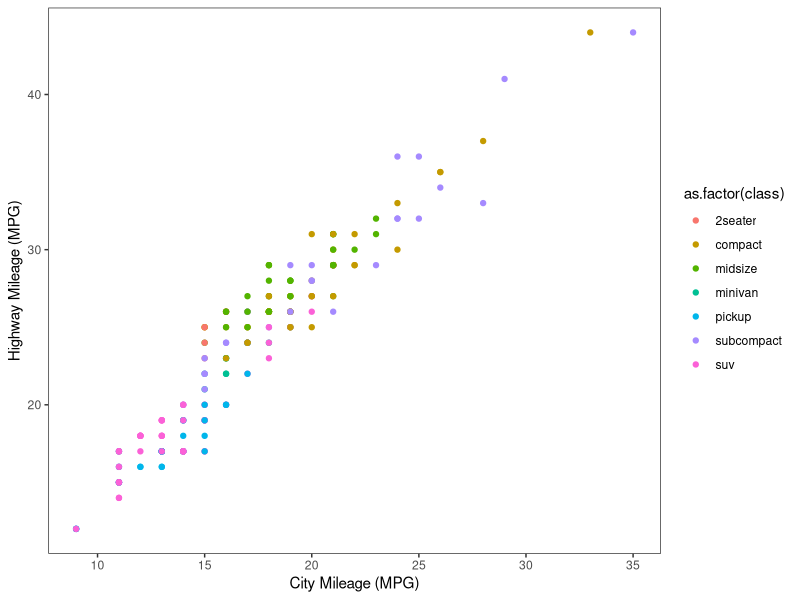
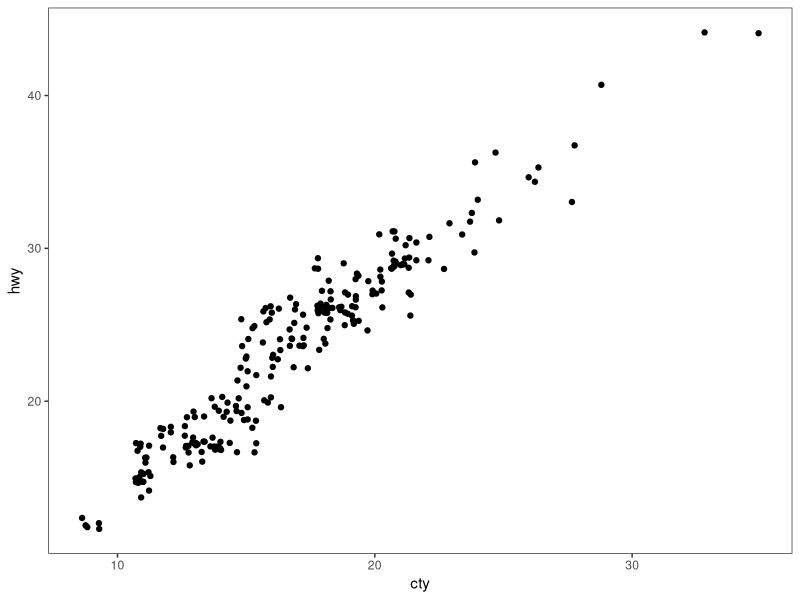

The R source for these figures, in order: (Note: this script raises an error after producing the figures.)
# ---------------------------------------------------------- #
#### MODULE 3: Plot even more data!                       ####               
# ---------------------------------------------------------- #

## OBJECTIVE:
# 1. To develop a "grammar of graphics".
# 2. To become comfortable using ggplot2 for exploratory data visualization.


# ---------------------------------------------------------- #
#### SET UP:                                              ####
# ---------------------------------------------------------- #
# REMINDER: In RStudio, open the Rproject for our course (UNCG_DataWrangling), 
# pull any changes from GitHub, and navigate to the branch you created for 
# yourself (just a single branch for the whole semester) in RStudio's Git tab.
# Open this week's assignment in this new branch to complete and submit on GitHub.
# Ideally, you'll commit your answers a bit at a time as you work through
# this assignment, rather than committing all at once at the end.

# Reminder of some helpful resources for graphing in R:
# ggplot Cookbook: http://www.cookbook-r.com/Graphs/
# Official ggplot2 Book: https://ggplot2-book.org/
# Themes in ggplot2: https://ggplot2-book.org/polishing.html#themes

# In ggplot2, aesthetic means “something you can see”. Each aesthetic is a
# mapping between a visual cue and a variable.
# Examples include:
# position (i.e., on the x and y axes)
# color (“outside” color)
# fill (“inside” color)
# shape (of points)
# line type
# size

# Each type of geometric object (geom) accepts only a subset of all aesthetics.
# Refer to the geom help pages to see what mappings each geom accepts. Aesthetic
# mappings are set with the aes() function.

# TASK: We will be using the ggplot2 package for graphing. Fortunately, ggplot2 
# is nested within the tidyverse package (along with many others).
# Start by writing code to load the tidyverse library.
# HINT: see the end of assignment #1 if you forgot how to load a package.

library(tidyverse)

# TASK: Write code below to set your theme to black and white and both your major
# AND minor gridlines to element_blank for all plots you'll be making today.
# HINT: Check back to last week's assignment section 1.9 for setting themes for
# all plots

theme_set(theme_bw())
theme_update(panel.grid.major = element_blank(), panel.grid.minor=element_blank())

# ---------------------------------------------------------- #
#### 1.0 CORRELATION                                      ####
# ---------------------------------------------------------- #

# We learned how to make correlations last week, but it never hurts to get
# more practice! Let's start by using a data set built into ggplot2.
# The mpg dataset looks at the gas efficiency of different cars. Run the following
# code to load the data:
data(mpg, package = "ggplot2")

# TASK: Create a scatterplot (i.e., a dot plot) to relate city and highway mileage.
# Color the points by the class of car (class column) and label the x and y axis 
# to be more informative (City Mileage (MPG) vs Highway Mileage (MPG)).
# HINT: Refer back to last week's assignment or the ggplot help resources if you 
# forget how to make a scatterplot.

ggplot(mpg, aes(x = cty, y = hwy)) + geom_point(aes(color = as.factor(class))) + xlab ("City Mileage (MPG)") + ylab("Highway Mileage (MPG)") 

# Looks alright, but the graph may be hiding some information...
# QUESTION: How many data points are in the mpg dataframe?

# 234

# QUESTION: Approximately how many dots are in the graph you just made? How does
# that compare to the number of observations in the dataframe?

# About 70, its much lower 

# Try another correlation-focused geom that addresses this problem by running
# the following code:
ggplot(data=mpg, aes(x=cty, y=hwy)) + 
  geom_jitter()


# QUESTION: What happened when you created the plot with geom_jitter?

# More dots appear 

# QUESTION: Run the code to create a plot using geom_jitter a second time. Then run it
# again and again. What happens each time? Why is this happening?

# The points shift slightly each time, because there is random variation added each time 

# TASK: The default in geom_jitter is to jitter (or slightly move) the points away
# from each other in both the x and y directions. Check the help file for geom_jitter
# and write code below to make a graph where you jitter points in only the x-dimension
# by 0.5.

ggplot(data=mpg, aes(x=cty, y=hwy)) + 
  +     geom_jitter(width = 0.5)

# ---------------------------------------------------------- #
#### 1.1 DETOUR! COLORS, COLORS, COLORS                   ####
# ---------------------------------------------------------- #

# Our world is so colorful, and our graphs can be too! But we want to be mindful
# of our color choices to not only be beautiful, but also informative and accessible.

# TASK: Create a new dataframe that filters our mpg data down to only information
# for car classes compact, midsize, and suv using an %in% statement. Name your 
# new dataframe mpgSubset.
# HINT: Refer back to the Transform assignment if you want help with %in% (or 
# try googling!)


# ggplot has lots of nice (and some not so nice) built-in color palettes that we 
# can use to fill our bars with color. Try running the following code:
ggplot(data=mpgSubset, aes(x=cty, y=hwy, color=class)) +
  geom_jitter()

# The code above supplies us with ggplot's default color palette, which I find not
# so pleasing. Let's try to change this!

# We can add a statement specifying the scale of colors we would prefer. One way
# to do this is to use other pre-set palettes from ggplot. Run the code below to 
# ask ggplot to use the color brewer's palette called Set 1.
ggplot(data=mpgSubset, aes(x=cty, y=hwy, color=class)) +
  geom_jitter() +
  scale_color_brewer(palette="Set1")

# Alternatively, we could use the "RdBu" palette:
ggplot(data=mpgSubset, aes(x=cty, y=hwy, color=class)) +
  geom_jitter() +
  scale_color_brewer(palette="RdBu")

# QUESTION: Investigate the color brewer's range of palettes at this website: 
# https://r-graph-gallery.com/38-rcolorbrewers-palettes.html
# What do you notice about the colors chosen from each of the palettes that we
# used above? (i.e., does it use the first three colors in the palette? The last
# three? Some other combination?)


# We could also pick out EXACTLY which colors we want for our figure. 
# There are 4 main ways to specify colors in R:
### by name
### by number
### by Hex code
### with the rgb() function

# By Name: R allows you to call more than 600 colors by name! Run the following
# code to see a list:
colors()

# We can put in the colors we chose for each variable by adding the 
# scale_color_manual() function to our plot. Try it out by running the following
# code:
ggplot(data=mpgSubset, aes(x=cty, y=hwy, color=class)) +
  geom_jitter() +
  scale_color_manual(values=c('midnightblue', 'cornflowerblue', 'tomato3'))


# You can also chose colors by number, which are assigned in R.

# TASK: Copy and paste the code to make our scatterplot and replace the color names
# with three numbers of your choice (between 1 and 657). How does your new figure look?
# HINT: remember to remove the quotation marks when calling numbers.


# QUESTION: How do you think you could figure out which color name belongs to
# each color number?
# HINT: Try creating a dataframe from color() by passing it into the
# as.data.frame() function.


# You can also chose colors by Hex code. A Hex color code is a 6-symbol code made
# of up to three 2-symbol elements (6 symbols in length all together). Each of 
# the 2-symbol elements represents a color value in the Red-Green-Blue (RGB) color
# scale from 0 to 255. Hex codes are written with a # in front of them. Let's try
# out calling our colors using hex code.
ggplot(data=mpgSubset, aes(x=cty, y=hwy, color=class)) +
  geom_jitter() +
  scale_color_manual(values=c('#191970', '#6495ED', '#FF6347'))

# There are two great things about hex codes. First, you can call ANY color you 
# want with a hex code. That is, you're not limited to the 657 colors that are
# in ggplot. By specifying the color by hex code, you can pick literally anything!

# TASK: Google the search term "color picker". This should bring up google's color
# picker (in addition to a billion other color picking websites). Use this color
# picker to generate the hex codes for three new colors of your choice. Then copy
# and paste the above code, replacing the hex codes with your color choices.


# The second great thing about hex codes is that you can control the transparency
# of your colors. Transparency is set in a hex code by adding two extra symbols
# to the end, which together make up the "alpha" element. Adding 00 to the end 
# of your hex code will make your color completely transparent, while adding FF 
# to the end will make it completely opaque. Any number/letters in-between will 
# result in partial transparency. You can find a complete list of transparencies
# between 0-100% here: https://gist.github.com/lopspower/03fb1cc0ac9f32ef38f4

# TASK: Try out transparency by copying and pasting your graph code below and
# adding the alpha element to the end of each of your hex codes to make your
# first color 0% transparent, your second color 50% transparent, and your third
# color 100% transparent.


# QUESTION: What happened to the point that you set to 100% transparent?


# Finally, we can set our colors using the rgb() function. This operates very
# similarly to the hex code, where you can pick exactly the color and transparency
# you want. Try it out by running the following code:
ggplot(data=mpgSubset, aes(x=cty, y=hwy, color=class)) +
  geom_jitter() +
  scale_color_manual(values=c(rgb(.10, .10, .44, 1), rgb(.39, .58, .93, 1), rgb(1.0, .39, .28, 1)))

# TASK: Modify the above code to make all of your points 50% transparent.

# There are so many inventive and artistic people in the world who have expanded
# the offerings for colors in ggplot. Check out some notable ones listed below
# when choosing colors for this assignment.
### Color-blind friendly palettes: https://github.com/JLSteenwyk/ggpubfigs
### Color palettes from vintage National Parks posters: https://github.com/katiejolly/nationalparkcolors
### Color palettes based on Wes Anderson movies: https://github.com/karthik/wesanderson
### Color palettes from famous Dutch paintings: https://github.com/EdwinTh/dutchmasters


# ---------------------------------------------------------- #
#### 1.2 DETOUR! LEGENDS                                  ####
# ---------------------------------------------------------- #

# When you specify colors in your ggplot code, R throws in a bonus legend for free!
# However, this legend is often not as clear or visually appealing as we might 
# prefer. But as with all geometric objects in ggplot, legends can be easily altered.

# Run the following code to create a scatter plot. Feel free to modify the colors
# as you prefer!
ggplot(data=mpgSubset, aes(x=cty, y=hwy, color=class)) +
  geom_jitter()

# QUESTION: Where did ggplot get the legend title and values from?


# We could change the title and values in our legend by altering the dataframe
# we are passing into ggplot. But that seems a bit drastic. Instead, we can 
# lean on the same code that specifies our color picks to alter the legend text.
# Try it out by running the following code:
ggplot(data=mpgSubset, aes(x=cty, y=hwy, color=class)) + 
  geom_jitter() + 
  scale_color_manual(values=c('#FCBA03', '#380754', '#496916'),
                     name='Class of Car', 
                     breaks=c('suv', 'midsize', 'compact'), 
                     labels=c('SUV', 'Midsize', 'Compact'))


# TASK: Label each line of the code above with what it is doing.
# HINT: Check the scale_color_manual help file or ggplot Cookbook for more info.


# IMPORTANT: It is important to pay attention to the order you provide ggplot with 
# your color choices and legend labels! Try running the following code:
ggplot(data=mpgSubset, aes(x=cty, y=hwy, color=class)) + 
  geom_jitter() + 
  scale_color_manual(values=c('#FCBA03', '#380754', '#496916'), 
                     name='Class of Car', 
                     breaks=c('suv', 'midsize', 'compact'), 
                     labels=c('Compact', 'SUV', 'Midsize')) 


# QUESTION: What is wrong with the code above? Why is it so important to be
# careful with the order you pass information into ggplot?


# While changing the legend text and factor order takes place in the scale_color_manual
# step, moving the legend around on the graph page is part of the graph theme. We
# can try this out using the code below:
ggplot(data=mpgSubset, aes(x=cty, y=hwy, color=class)) + 
  geom_jitter() + 
  theme(legend.position='top')


# TASK: Modify the code above to have the legend display along the bottom of
# the figure.


# We can also have the legend located within the area of the graph itself! We can 
# do this by specifying the coordinates for where the legend should go within the
# graph axes. First we set the legend position and then we set the anchoring 
# position by justifying the legend.
### bottom left: 0,0
### bottom right: 1,0
### top left: 0,1
### top right: 1,1

# Try it out by running the following code:
ggplot(data=mpgSubset, aes(x=cty, y=hwy, color=class)) + 
  geom_jitter() + 
  theme(legend.position=c(1,0), legend.justification=c(1,0))

# QUESTION: What happens if you don't include the code for legend justification
# above?


# TASK: Copy and paste the code from above. Modify it to place the legend in the
# upper left part of the graph.


# Finally, we might want to remove the legend altogether! We would do so by
# modifying the theme as well. 

# TASK: Check the ggplot cookbook to find the legends section. Read what it says 
# about removing the legend. Then copy and paste the graph code from above. Modify
# the code to remove the legend.


# ---------------------------------------------------------- #
#### 2.0 DEVIATION                                        ####
# ---------------------------------------------------------- #

# Used to compare variation in values between small number of items (or categories) 
# with respect to a fixed reference.

# Whether the graphical type is a deviation graph or a composition graph (or a 
# ranking graph) may depend on the underlying data structure.

# We used geom_bar() last week with factor data to create a bar graph. But
# geom_bar() is a bit tricky because it can make EITHER a bar graph or a histogram
# depending on the data you give it. The default of geom_bar() is to set stat to 
# count so if you give it just a continuous x value, it will make a histogram. Try
# it with the following code:
ggplot(data=mpg, aes(x=hwy)) + 
  geom_bar()

# In order to have the geom create bars and not a histogram, you must:
# 1) Set stat = identity
# 2) Provide both an x and a y inside the aes(), where x is either a character 
# or factor and y is numeric.

# TASK: Create a dataframe of summary statistics for the mpg data, calculating the
# mean, standard deviation, and standard error for highway mpg grouping by class.
# Name the resulting dataframe highwayMPG and your new variables hwy_mean, hwy_sd,
# and hwy_se.
# HINT: Look back at the Transform assignment if you forget how to summarize the
# data. Also recall, standard error = 1.96*standard deviation.


# TASK: Create a bar graph showing the average highway MPG on the y-axis and 
# car class on the x-axis. Fill the bars by class. Add in error bar caps that are 20%
# the width pf the bars.
# HINT: Don't forget to change stat from the default in your geom_bar() statement!


# ---------------------------------------------------------- #
#### 2.1 DETOUR! COLORS AND LEGENDS, AGAIN                ####
# ---------------------------------------------------------- #

# Recall that some geometric elements require fills instead of (or sometimes in
# addition to) colors.

# TASK: Create a bar graph with the mpg summary stats with the following parameters:
# (1) Black bar outline
# (2) Bars filled with the color brewer palette "Dark2" using the scale_fill_manual
#     statement
# (3) No legend
# (4) Informative x- and y-axis labels. 

# HINT: Carefully consider whether your color and/or fill should go within an aes() 
# statement, the scale_fill_manual or scale_color_manual statements, or neither.
# If in doubt, try a bunch of ways until it looks how we want it. And consult 
# your helpful ggplot resources on the web.


# ---------------------------------------------------------- #
#### 2.2 DETOUR! AXIS MODIFICATIONS                       ####
# ---------------------------------------------------------- #

# Run the following code, feeling free to modify colors as you prefer:
ggplot(data=highwayMPG, aes(x=class, y=hwy_mean, fill=class)) +
  geom_bar(stat='identity') 

# QUESTION: Where is ggplot getting the x-axis tick labels from?


# Often our tick labels are not the best. We can modify them to be more informative
# or visually appealing by directly modifying the dataframe, but again this feels
# a bit extreme. Instead, we can directly modify the scale of the axis. For axes
# that deal with categories, we are setting the discrete scale. Try it out by
# running the following code:
ggplot(data=highwayMPG, aes(x=class, y=hwy_mean, fill=class)) +
  geom_bar(stat='identity') +
  scale_x_discrete(labels=c('sport', 'compact', 'midsize', 'minivan', 'pickup', 'subcompact', 'SUV'))

# We can also change the scale of the continuous axes, including how large they are
# and where the tick marks fall as follows:
ggplot(data=highwayMPG, aes(x=class, y=hwy_mean, fill=class)) +
  geom_bar(stat='identity') +
  scale_y_continuous(breaks=seq(0, 50, 10)) +
  coord_cartesian(ylim=c(0,50))

# QUESTION: Try running the code above without the coord_cartesian() statement. 
# What is surprising about the resulting graph? Based on this result, what do you
# think the coord_cartesian() statement does?


# We can also add a statement into the scale discrete or continuous statements
# to name our axes, rather than putting in a whole separate step of xlab() or ylab().
# Try it out with the following code:
ggplot(data=highwayMPG, aes(x=class, y=hwy_mean, fill=class)) +
  geom_bar(stat='identity') +
  scale_x_discrete(name='Class of Car') +
  scale_y_continuous(name='Mean Highway MPG')


# Finally, we can flip our axes easily in ggplot as follows:
ggplot(data=highwayMPG, aes(x=class, y=hwy_mean, fill=class)) +
  geom_bar(stat='identity') +
  coord_flip()


# TASK: Let's put it all together. Make a graph of the mpg summary stats with the
# following specifications:
# (1) color by class of car using a color scheme of your choice (not the default)
# (2) plot the class of car on the x-axis and the highway MPG on the y axis
# (3) include better names for the x- and y-axis titles
# (4) include better names for the car classes
# (5) set the scale of the highway mpg to run from 0 to 30 with breaks every 5 
# (6) flip your axes
# (7) remove the legend


# ---------------------------------------------------------- #
#### 3.0 RANKING                                          ####
# ---------------------------------------------------------- #
# Used to compare the position or performance of multiple items with respect to 
# each other. Actual values matters somewhat less than the ranking.

# TASK: Create a dataframe of summary statistics for the mpg data, calculating the
# mean, standard deviation, and standard error for CITY mpg grouping by class.
# Name the resulting dataframe cityMPG and your new variables city_mean, city_sd,
# and city_se.
# HINT: Look back at the Transform assignment if you forget how to summarize the
# data. Also, standard error = 1.96*standard deviation.


# Now we want to plot our data in order from smallest to largest city MPG to get
# a ranking. To do so, we need to use the reorder() function to rearrange the data
# going into our x-axis.
ggplot(cityMPG, aes(x=reorder(class, city_mean), y=city_mean)) + 
  geom_bar(stat="identity")

# TASK: Recreate the above ranking figure to include the following:
# (1) class of car on the x-axis with informative axis and tick labels
# (2) MPG ordered from highest to lowest (hint: try google if you're unsure)
# (3) bars with dary grey outlines and filled by class with your favorite color scheme
# (4) error bars with end caps 30% the width of the bars
# (5) y-axis from 0 to 30 with tick marks every 5
# (6) no legend.


# ---------------------------------------------------------- #
#### 4.0 DISTRIBUTION                                     ####
# ---------------------------------------------------------- #
# When you have lots and lots of data points and want to study where and how the
# data points are distributed.

# Histograms can be accomplished with either geom_bar() or geom_histogram()
ggplot(mpg, aes(hwy)) + 
  geom_histogram()

# TASK: Recreate the graph above, but using geom_bar() instead


# TASK: Try making a histogram with the categorical variable 'manufacturer'.
# What error message do you get?


# QUESTION: What happens when you follow the advice of the error message and 
# make stat='count'?
ggplot(mpg, aes(manufacturer)) + 
  geom_histogram(stat="count")


# TASK: Make a boxplot comparing the distribution of cty (city mileage) for
# each class of car.
# HINT: Look back to last week if you forget how to make a boxplot.


# We can also make a different type of distribution, a violin plot using the 
# geom_violin statement as follows:
ggplot(mpg, aes(x=class, y=cty)) + 
  geom_violin()

# QUESTION: What does a violin plot show? Check google if you're unsure.


# ---------------------------------------------------------- #
#### 5.0 COMPOSITION                                      ####
# ---------------------------------------------------------- #
# Bar charts and pie charts are classic ways of showing composition of a dataset.

# TASK: Let's get some data for this task by determining the number of cars from 
# each car manufacturer in our mpg dataframe. We can do this as follows:
manufacturerFreq <- mpg %>% 
  group_by(manufacturer) %>% 
  summarize(frequency=length(manufacturer)) %>% 
  ungroup()

# TASK: Make a bar graph of the number of cars (frequency) by manufacturer using
# the dataframe we created above.


# We can switch the bar chart you created above into a pie chart simply by changing
# the coordinate system through a series of steps as follows:

ggplot(manufacturerFreq, aes(x=manufacturer, y=frequency)) +
  geom_bar(stat="identity") +
  coord_polar()

ggplot(manufacturerFreq, aes(x=manufacturer, y=frequency, fill=manufacturer)) +
  geom_bar(stat="identity") +
  coord_polar()

ggplot(manufacturerFreq, aes(x="", y=frequency, fill=manufacturer)) +
  geom_bar(stat="identity", width=1) +
  coord_polar()

ggplot(manufacturerFreq, aes(x="", y=frequency, fill=manufacturer)) +
  geom_bar(stat="identity", width=1) +
  coord_polar(theta="y")

ggplot(manufacturerFreq, aes(x="", y=frequency, fill=manufacturer)) +
  geom_bar(stat="identity", width=1) +
  coord_polar(theta="y", start=0) +
  theme_void() +
  theme(legend.title = element_text(size = 12.5), 
        legend.text  = element_text(size = 8.5),
        legend.key.size = unit(.75, "lines"))

# TASK: Annotate the code below to describe what each line does:
ggplot(manufacturerFreq, aes(x="", y=frequency, fill=manufacturer)) +
  geom_bar(stat="identity", width=1) +
  coord_polar(theta="y", start=0) +
  theme_void() +
  theme(legend.title = element_text(size = 12.5), 
        legend.text  = element_text(size = 8.5),
        legend.key.size = unit(.75, "lines"))


# ---------------------------------------------------------- #
#### 6.0 CHANGE                                           ####
# ---------------------------------------------------------- #

# Time series are often best visualized with line graphs. Let's try this out
# with some new data:
data("economics")

# TASK: Use the economics dataset to plot the number of people who are unemployed
# over time (unemploy vs date). Make a scatterplot, then connect the points with 
# lines using geom_line().
# HINT: use ?economics to get more information about this dataset.




# ---------------------------------------------------------- #
#### GROUPS AND MAPS                                      ####
# ---------------------------------------------------------- #

# Let's save these for group project options, this assignment is really long!









# REMEMBER: Save and push your script when you're done with this assignment!
